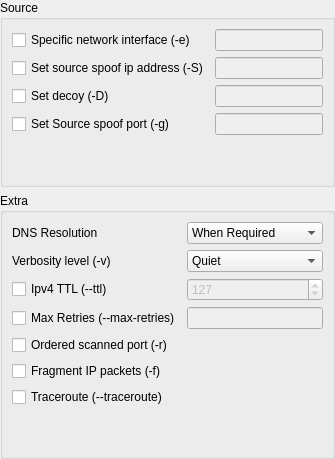
         <widget class="QWidget" name="Options">
          <property name="autoFillBackground">
           <bool>false</bool>
          </property>
          <layout class="QVBoxLayout" name="verticalLayout_5">
           <property name="margin">
            <number>0</number>
           </property>
           <item>
            <widget class="QGroupBox" name="groupBox_5">
             <property name="title">
              <string>Source</string>
             </property>
             <layout class="QVBoxLayout" name="verticalLayout_4">
              <item>
               <layout class="QGridLayout" name="gridLayout_18">
                <item row="0" column="0">
                 <widget class="QCheckBox" name="checkBoxDevice">
                  <property name="text">
                   <string>Specific network interface (-e)</string>
                  </property>
                 </widget>
                </item>
                <item row="0" column="1">
                 <widget class="QLineEdit" name="OlineDevice">
                  <property name="enabled">
                   <bool>false</bool>
                  </property>
                 </widget>
                </item>
                <item row="1" column="0">
                 <widget class="QCheckBox" name="checkSpoof">
                  <property name="text">
                   <string>Set source spoof ip address (-S)</string>
                  </property>
                 </widget>
                </item>
                <item row="1" column="1">
                 <widget class="QLineEdit" name="lineEditSpoof">
                  <property name="enabled">
                   <bool>false</bool>
                  </property>
                 </widget>
                </item>
                <item row="2" column="0">
                 <widget class="QCheckBox" name="checkDecoy">
                  <property name="text">
                   <string>Set decoy (-D)</string>
                  </property>
                 </widget>
                </item>
                <item row="2" column="1">
                 <widget class="QLineEdit" name="lineDecoy">
                  <property name="enabled">
                   <bool>false</bool>
                  </property>
                 </widget>
                </item>
                <item row="3" column="0">
                 <widget class="QCheckBox" name="checkSourcePort">
                  <property name="text">
                   <string>Set Source spoof port (-g)</string>
                  </property>
                 </widget>
                </item>
                <item row="3" column="1">
                 <widget class="QLineEdit" name="lineSourcePort">
                  <property name="enabled">
                   <bool>false</bool>
                  </property>
                 </widget>
                </item>
               </layout>
              </item>
              <item>
               <spacer name="verticalSpacer_5">
                <property name="orientation">
                 <enum>Qt::Vertical</enum>
                </property>
                <property name="sizeHint" stdset="0">
                 <size>
                  <width>20</width>
                  <height>40</height>
                 </size>
                </property>
               </spacer>
              </item>
             </layout>
            </widget>
           </item>
           <item>
            <widget class="QGroupBox" name="groupBox_7">
             <property name="title">
              <string>Extra</string>
             </property>
             <layout class="QVBoxLayout" name="verticalLayout_6">
              <item>
               <layout class="QGridLayout" name="gridLayout_2">
                <item row="1" column="0">
                 <widget class="QLabel" name="label_40">
                  <property name="text">
                   <string>DNS Resolution</string>
                  </property>
                  <property name="buddy">
                   <cstring>comboDNSResolv</cstring>
                  </property>
                 </widget>
                </item>
                <item row="1" column="1">
                 <widget class="QComboBox" name="comboDNSResolv">
                  <item>
                   <property name="text">
                    <string>When Required</string>
                   </property>
                  </item>
                  <item>
                   <property name="text">
                    <string>Always</string>
                   </property>
                  </item>
                  <item>
                   <property name="text">
                    <string>Never</string>
                   </property>
                  </item>
                 </widget>
                </item>
                <item row="2" column="0">
                 <widget class="QLabel" name="label_41">
                  <property name="text">
                   <string>Verbosity level (-v)</string>
                  </property>
                  <property name="buddy">
                   <cstring>comboVerbosity</cstring>
                  </property>
                 </widget>
                </item>
                <item row="2" column="1">
                 <widget class="QComboBox" name="comboVerbosity">
                  <item>
                   <property name="text">
                    <string>Quiet</string>
                   </property>
                  </item>
                  <item>
                   <property name="text">
                    <string>Verbose</string>
                   </property>
                  </item>
                  <item>
                   <property name="text">
                    <string>Very Verbose</string>
                   </property>
                  </item>
                  <item>
                   <property name="text">
                    <string>Debug</string>
                   </property>
                  </item>
                  <item>
                   <property name="text">
                    <string>Verbose Debug</string>
                   </property>
                  </item>
                 </widget>
                </item>
                <item row="5" column="0">
                 <widget class="QCheckBox" name="checkOrdered">
                  <property name="text">
                   <string>Ordered scanned port (-r)</string>
                  </property>
                 </widget>
                </item>
                <item row="6" column="0">
                 <widget class="QCheckBox" name="checkFrag">
                  <property name="text">
                   <string>Fragment IP packets (-f)</string>
                  </property>
                 </widget>
                </item>
                <item row="3" column="0">
                 <widget class="QCheckBox" name="TcheckIpv4ttl">
                  <property name="text">
                   <string>Ipv4 TTL (--ttl)</string>
                  </property>
                 </widget>
                </item>
                <item row="3" column="1">
                 <widget class="QSpinBox" name="spinBoxIpv4ttl">
                  <property name="enabled">
                   <bool>false</bool>
                  </property>
                  <property name="maximum">
                   <number>255</number>
                  </property>
                  <property name="value">
                   <number>127</number>
                  </property>
                 </widget>
                </item>
                <item row="4" column="0">
                 <widget class="QCheckBox" name="checkMaxRetries">
                  <property name="text">
                   <string>Max Retries (--max-retries)</string>
                  </property>
                 </widget>
                </item>
                <item row="4" column="1">
                 <widget class="QLineEdit" name="lineMaxRetries">
                  <property name="enabled">
                   <bool>false</bool>
                  </property>
                 </widget>
                </item>
                <item row="7" column="0">
                 <widget class="QCheckBox" name="checkTraceroute">
                  <property name="text">
                   <string>Traceroute (--traceroute)</string>
                  </property>
                 </widget>
                </item>
               </layout>
              </item>
              <item>
               <spacer name="verticalSpacer_6">
                <property name="orientation">
                 <enum>Qt::Vertical</enum>
                </property>
                <property name="sizeHint" stdset="0">
                 <size>
                  <width>20</width>
                  <height>40</height>
                 </size>
                </property>
               </spacer>
              </item>
             </layout>
            </widget>
           </item>
          </layout>
         </widget>
